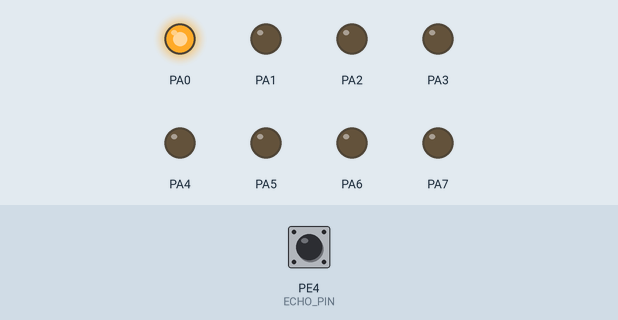
The program below on a simulated ATmega128, built with avr-gcc and emulated at 16 MHz. Shown: output pins drawn as LEDs (lit = HIGH). The test bench sets the inputs (shaded band); at power-on: PE4 (ECHO_PIN) LOW. Pins used as bus, display or sensor lines are not drawn; what the program prints to the serial monitor is not drawn.

Above: at 1.2 s.
1.3 s: PE4 (ECHO_PIN) pulsed HIGH 2 times (0.12 s each, 0.3 s apart)
Timing chart, 0 to 4.3 s (numbered marks = the images above; inputs shaded):
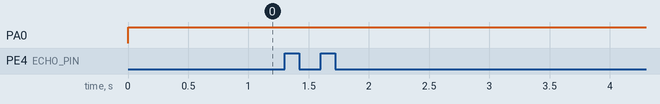

Measured:
- after the input at 1.3 s, every drawn part: stays the same

The program:

main.c
```c
/*
 * 05.ULTRASONIC_MY.c
 *
 * Created: 2026-06-17 오후 3:41:55
 * Author : kccistc
 */
#define F_CPU 16000000UL //이걸 먼저해야함
#include <avr/io.h> //포트,디디알 등등
#include <util/delay.h>
#include <avr/interrupt.h> //sei 등 함수
#include <stdio.h>

extern int led_main(void);
extern void init_uart0(void);
extern void UART0_transmit(uint8_t data);
extern void pc_command_processing(void);
extern void init_ultrasonic(void);
extern void ultrasonic_processing(void);
extern void led_distance(void);

FILE OUTPUT = FDEV_SETUP_STREAM(UART0_transmit, NULL, _FDEV_SETUP_WRITE);

volatile uint32_t msec_count=0;
volatile int ultrasonic_check_time=0;
/*
ISR(Interrupt Service Routine) : 인터럽트 처리 함수 ISR로 시작
TIMER_OVR_VECT : Timer 0 OVERflow INT가 발생이 되면 이곳으로 진입 함
250개의 펄스를 count하면 이곳으로 자동 진입한다.
ISR은 가능한 짧게 작성 한다.
*/
ISR(TIMER0_OVF_vect)
{
	TCNT0 = 6; //TCNT0 6~256 : 250개 펄스 count하기 위해
	msec_count++; //1ms count
	ultrasonic_check_time++;
}

int main(void)
{
	init_led();
	init_timer0();
	init_uart0();
	init_ultrasonic();

	stdout = &OUTPUT; //printf가 동작 할 수 있도록 stdout을 설정.
	sei();

	//led_main();
    while (1)
    {
		//pc_command_processing();
		ultrasonic_processing();
		led_distance();
    }
}

/*
1.타이머 0을 초기화 한다.
  AVR에서 8bit timer 0/2 중에서 0번을 초기화한다.
  임데이드 쪽에서 가장 신경을 써야 할 부분이 초기화 하는 것이다.
  초기화가 잘못 되면 이후가 다 꼬인다.
2. 8비트 가지고 1ms를 측정하는 타이머/카운터를 만들고자 한다.
2-1 분주비 설정(64분주)
    16000000hz/64 ==> 250,000hz
2-2 1주기가 잡아 먹는 시간 계산
    T=1/f= 1/250,000 ==> 0.000004 sec (4us) ==> 0.004ms
2-3 8비트 가지고 카운트 하는 시간을 계산(8비트 타이머 OV(OVerflow))
    0.004ms x 256개 ==> 0.001024 sec (1.024ms)
	o.oo4ms x 250개 ==> 0.001sec(1ms)
*/
void init_timer0(void)
{
   TCNT0 = 6; //TCNT 6~256 : 250개 펄스를 카운트하기 위해. (타이머카운터 0번)
   TCCR0 &= ~(1 << CS02 | 1 << CS01 | 1 << CS00); //0분주 기존 분주비 비트(CS02,CS01,CS00을 0으로 청소) 타이머 카운터 컨트롤 레지스터 -> 분주비 설정
   TCCR0 |= 1 << CS02 | 0 << CS01 | 0 << CS00; //64분주
   TIMSK |= 1 << TOIE0; //타이머 인터럽트 마스크 레지스터 (켤지/끌지 결정하는 스위치 보드)
   //sei(); // 전역(대문) 인터럽트 허용
}
```

button.c
```c
/*
 * button.c
 *
 * Created: 2026-06-10 오후 1:25:20
 *  Author: user
 */

#include "button.h"

void init_button(void);
int get_button(int button_num, int button_pin);

// 버튼 초기화 방향설정(입력)
void init_button(void)
{
	BUTTON_DDR &= ~(1 << BUTTON0PIN | 1 << BUTTON1PIN | 1 << BUTTON2PIN | 1 << BUTTON3PIN);
	// BUTTON_DDR &= 0xf0;
	// BUTTON_DDR &= 0x0f
}

// 예) BUTTON0 3
//    button을 눌렀다 떼면 : 1을 리턴
//          이 idle 상태 : 0을 리턴

int get_button(int button_num, int button_pin)
{
	static unsigned char button_status[BUTTON_NUMBER] =
	{
		BUTTON_RELEASE,BUTTON_RELEASE,BUTTON_RELEASE,BUTTON_RELEASE
	};
	// static 지역변수에 static을 선언하면 함수를 빠져나와 다시 들어가도 이전값유지
	int current_state;

	// 1. button을 읽는다.
	current_state = BUTTON_PIN & (1 << button_pin);
	// 2. 버튼 상태 check
	if (current_state  && button_status[button_num] == BUTTON_RELEASE)  // 버튼이 처음 눌려진 상태
	{
		_delay_ms(15);  // noise가 지나가기를 기다린다.
		button_status[button_num] =BUTTON_PRESS;
		return 0;     // 아직은 완전히 눌렀다 뗀 상태가 아니다.
	}
	else if (button_status[button_num] == BUTTON_PRESS && current_state == BUTTON_RELEASE)
	{  // 버튼이 이전에 눌려진 상태였으며 지금은 떼어진 상태
		_delay_ms(15);  // noise가 지나가기를 기다린다.
		button_status[button_num] = BUTTON_RELEASE;   // 다음 버튼을 체크 하기 위하여 초기화
		return 1;   // 완전히 1번 눌렀다 뗀 상태로 인정 한다.
	}

	return 0;   // 버튼이 open 상태 이다.
}
```

button.h
```c
/*
 * button.h
 *
 * Created: 2026-06-10 오전 11:45:01
 *  Author: user
 */

#define F_CPU 16000000UL  //16MHz
#include <avr/io.h>  // PORTA PORTB PORTD... IO관련 reg가 들어 있다.
#include <util/delay.h>  // _delay_ms _delay_us 등

#define  BUTTON_DDR  DDRD
#define  BUTTON_PIN  PIND   // PORTD를 읽는 register 5v:1  0v:0

#define  BUTTON0PIN 3    // PORTD.4
#define  BUTTON1PIN 4    // PORTD.5
#define  BUTTON2PIN 5    // PORTD.6
#define  BUTTON3PIN 6    // PORTD.7

#define  BUTTON0   0   // PORTD.3의 가상 index (sw번호)
#define  BUTTON1   1   // PORTD.4의 가상 index (sw번호)
#define  BUTTON2   2   // PORTD.5의 가상 index (sw번호)
#define  BUTTON3   3   // PORTD.6의 가상 index (sw번호)
#define  BUTTON_NUMBER  4   // 버튼 갯수

#define  BUTTON_PRESS  1      // 버튼을 누르면 high (active-high)
#define  BUTTON_RELEASE 0     // 버튼을 뗀 상태 (low)
```

led.c
```c
/*
 * led.c
 *
 * Created: 2026-06-10 오후 3:10:22
 *  Author: user
 */

#include "led.h"
void init_led(void);
void led_all_on(void);
void led_all_off(void);
void led_shift_left_on(void);
void led_shift_right_on(void);
void led_shift_left_keep_on(void);
void led_shift_right_keep_on(void);
void led_flower_on(void);
void led_flower_off(void);
void led_distance(void);

extern volatile uint32_t msec_count; //volatile 최적화 방지
extern volatile int ultrasonic_distance;
#define FUNC_SU 6

int func_state=0;

void  (*fp[]) ()=
{
	led_shift_left_on, //func_state=0
	led_shift_right_on, //1
	led_shift_left_keep_on, //2
	led_shift_right_keep_on, //3
	led_flower_on, //4
	led_flower_off, //func_state=5
};

int led_main(void)
{
	uint8_t led_toggle=0;

	init_led();
	led_all_off();

	while(1)
	{
#if 1
            fp[func_state] ();
#else
			if(msec_count >= 500) //500ms if(msec_count == 500) 쓰는 것보다 좋다?
		{
			msec_count=0;
			led_toggle=!led_toggle;
			if(led_toggle)
			led_all_on();
			else led_all_off();
		}
#endif
         //led_shift_left_on();
		//led_shift_right_on();
	}
}

void init_led(void)
{
	DDRA=0xff;  // PORTA 를 출력 모드로 설정
	PORTA=0x00;  // PORTA에 물려있는 led를 all off
}

void led_all_on(void)
{
	PORTA=0xff;
}

void led_all_off(void)
{
	PORTA=0x00;
}

void led_flower_on(void)
{
	static int i=0;

	if(msec_count >=100)
	{
		msec_count =0;
		if(i==0) PORTA=0b00000000;
		PORTA |=(0b00010000)<<i|(0b00001000)>>i;
		i=(i+1)%4;
		//if(i==0) func_state=(func_state+1)% FUNC_SU;
	}

}

void led_flower_off(void)
{
	static int i=0;

	if(msec_count >=100)
	{
		msec_count =0;
		if(i==0) PORTA=0xff;
		PORTA &=~((0b10000000>>i)|(0b00000001<<i));
		i = (i + 1) % 4;
		//if(i==0) func_state=(func_state+1)% FUNC_SU;
	}

}

void led_shift_left_keep_on(void)
{
	static int i=0;

	if(msec_count >= 100)
	{
		msec_count=0;
		if(i==0) PORTA=0b00000000;
		PORTA |=1<<i;

		i= (i+1) % 8;

		//if( (i=(i+1)%8)==0) //다음 인덱스 값을 계산
		//{
			//func_state=(func_state+1)%FUNC_SU; //다음 실행할 func으로 jump
		//}
	}
}

void led_shift_right_keep_on(void)
{
	static int i=0;

	if(msec_count >= 100)
	{
		msec_count=0;
		if(i==0) PORTA=0b00000000;
		PORTA |=0x80>>i;
		i= (i+1) % 8;

		//if( (i=(i+1)%8)==0) //다음 인덱스 값을 계산
		//{
			//func_state=(func_state+1)%FUNC_SU; //다음 실행할 func으로 jump
		//}
	}
}
void led_shift_left_on(void)
{
#if 1
		static int i=0;

		if(msec_count >= 100)
		{
			msec_count=0;
			*(unsigned char *) 0x3B = 1 << i;
			i= (i+1) % 8;
			//_delay_ms(30);
			//if( (i=(i+1)%8) ==0 ) //다음 인덱스 값을 계산
			//{
				//func_state=(func_state+1)%FUNC_SU; //다음 실행할 func으로 jump
			//}
		}

#endif

}

void led_shift_right_on(void)
{
	static int i=0;

		if(msec_count >= 100)
		{
			msec_count=0;
			*(unsigned char *) 0x3B =0x80 >> i;
			i= (i+1) % 8;
			//if( (i=(i+1)%8)==0) //다음 인덱스 값을 계산 --> processing? 에서 계산해줘서
			//{
				//func_state=(func_state+1)%FUNC_SU; //다음 실행할 func으로 jump
			//}
		}

}

void led_distance(void) // 거리 측정에 따른 LED 제어
{
	int i = ultrasonic_distance / 58;

	if (i <= 2)
	{
		PORTA = 0b00000001; // 2cm 이하
	}
	else if (i <= 3)
	{
		PORTA = 0b00000011; // 3cm 이하
	}
	else if (i <= 4)
	{
		PORTA = 0b00000111; // 4cm 이하
	}
	else if (i <= 5)
	{
		PORTA = 0b00001111; // 5cm 이하
	}
	else if (i <= 6)
	{
		PORTA = 0b00011111; // 6cm 이하
	}
	else if (i <= 7)
	{
		PORTA = 0b00111111; // 7cm 이하
	}
	else if (i <= 10)
	{
		PORTA = 0b01111111; // 10cm 이하
	}
	else
	{
		PORTA = 0b11111111; // 10cm
	}
}
```

led.h
```c
/*
 * led.h
 *
 * Created: 2026-06-10 오후 3:09:22
 *  Author: user
 */


#ifndef LED_H_
#define LED_H_
#define F_CPU 16000000UL  // 16MHz
#include <avr/io.h>  // PORTA PORTB PORTD... IO관련 reg가 들어 있다.
#include <util/delay.h>  // _delay_ms _delay_us 등

#endif /* LED_H_ */
```

uart0.c
```c
/*
 * uart0.c
 *
 * Created: 2026-06-16 오전 9:57:41
 *  Author: kccistc
 */
#include "uart0.h"

extern int func_state;
extern void  (*fp[])(void);

/*
1.전송 속도: 9600bps
2.스타트, 스탑 비트 설정
3. RX(수신) : 인터럽트로 설정
4.
*/
void init_uart0(void);
void UART0_transmit(uint8_t data);
void pc_command_processing(void);

//p278 표 12-3
//pc로 부터 1바이트가 들어오면 자동적으로 이곳으로 진입 한다.
//예) led all on\n 이면 11번 들어온다
ISR(USART0_RX_vect)
{
	volatile uint8_t data;
	volatile static int i=0;

	data = UDR0; //UDR0의 내용이 data에 복사된 후 UDR0의 내용은 빈 상태로...

	if(data == '\n' || data == '\r')
	{

		if(((rear + 1) % QUEUE_SIZE) == front)
		{
			return; // 큐 full 상태
		}
		rx_buff[rear][i] = '\0'; // 문장의 끝에 NULL 집어넣기
		i = 0;                  //다음 string값을 저장 하기 위하여 i를 0으로 만든다.
		rear = (rear + 1) % QUEUE_SIZE;
	}
	else
	{

		if(((rear + 1) % QUEUE_SIZE) == front)
		{
			return; // 큐 full 상태
		}
		rx_buff[rear][i++] = data;
	}
}

void init_uart0(void)
{
	//1.전송속도: 9600bps
	UBRR0H= 0x00; //Uart Baud Rate 레지스터 0번 high바이트
	UBRR0L = 207; //9600bps 표 9-9
	UCSR0A |= 1 << U2X0; //2배속 설정(sampling 8)
	//UART0를 송신, 수신이 다 가능하고 RX 인터럽트가 가능하도록 설정 한다.
	UCSR0B |= 1 << RXEN0 | 1 << TXEN0 | 1 << RXCIE0;
}

//UART0 로 1바이트를 전송 하는 함수
void UART0_transmit(uint8_t data)
{
	while(!(UCSR0A & 1 << UDRE0)) //데이터가 송신중이면 송신이 끝날 때까지 기다림
	; //No operation
	UDR0 = data; //HW 전송 레지스터에 data를 송신한다.
}

void pc_command_processing(void)
{
	if (front != rear) //data가 rx_buff에 존재하는지 check
	{
		printf("%s", rx_buff[front]); //printf("%s", rx_buff[front][0]) 같은 의미
		if (strncmp((char *)rx_buff[front],"led_shift_left_on", strlen("led_shift_left_on"))==0)
		{
			func_state=0;
		}
		else if (strncmp((char *)rx_buff[front],"led_shift_right_on", strlen("led_shift_right_on"))==0)
		{
			func_state=1;
		}
		else if (strncmp((char *)rx_buff[front],"led_shift_left_keep_on", strlen("led_shift_left_keep_on"))==0)
		{
			func_state=2;
		}
		else if(strncmp((char *)rx_buff[front],"led_shift_right_keep_on",strlen("led_shift_right_keep_on"))==0)
		{
			func_state=3;
		}
		else if(strncmp((char *)rx_buff[front],"led_flower_on",strlen("led_flower_on"))==0)
		{
			func_state=4;
		}
		else if(strncmp((char *)rx_buff[front],"led_flower_off",strlen("led_flower_off"))==0)
		{
			func_state=5;
		}
		front = (front+1)%QUEUE_SIZE;
	}
	fp[func_state]();
}
```

uart0.h
```c
/*
 * uart0.h
 *
 * Created: 2026-06-16 오전 9:58:08
 *  Author: kccistc
 */

#define F_CPU 16000000UL  // 16MHz
#include <avr/io.h>  // PORTA PORTB PORTD... IO관련 reg가 들어 있다.
#include <util/delay.h>  // _delay_ms _delay_us 등
#include <avr/interrupt.h>
#include <string.h>

#define QUEUE_SIZE 10
#define QUEUE_LENGTH 80
volatile rear=0; // interrupt에서 queue에 data를 저장하는 위치값
volatile int front=0; // pc_command_processing에서 가져가는 위치값
volatile unsigned char rx_buff[QUEUE_SIZE][QUEUE_LENGTH];
```

ultrasonic.c
```c
/*
 * ultrasonic.c
 *
 * Created: 2026-06-17 오후 1:33:03
 *  Author: kccistc
 */

#include "ultrasonic.h"

extern volatile int ultrasonic_check_time;

volatile int ultrasonic_distance=0;
volatile char scm[50];
volatile int ultrasonic_flag = 0; //하강엣지 체크

void init_ultrasonic(void);
void make_trigger(void);
void ultrasonic_processing(void);


//p278 표 12-3
//INT4 : PE4 외부 INT4 초음파 센서 상승/하강 엣지 둘다 이곳으로 들어온다.
//결국 상승엣지 때 1번 들어오고 하강엣지 때 1번씩 들어 온다.
//0x000A

ISR(INT4_vect)
{
	// 상승엣지
	if (ECHO_PORT & (1<<ECHO_PIN))
	{
		TCNT1 = 0;
	}
	else //하강엣지
	{
		// TCNT1 : Timer Counter 1
		// 예) TCNT1이 10이 들어있다고 가정,
		// 15.625 KHz의 1주기: 64us
		// 0.000064sec *10개 ==> 0.00064us(640us)
		// 640us / 58(1cm 이동하는데 소요시간) : 11cm
		// 1sec = 1000000us

		ultrasonic_distance=TCNT1 * 1000000.0 * 1024 / F_CPU;
		//---- 소요 시간을 cm로 환산
		sprintf(scm, "dis: %dcm\n",ultrasonic_distance/58); //cm로 환산.
		ultrasonic_flag=1; //하강엣지 끝남

	}
}

void init_ultrasonic(void)
{
	TRIG_DDR |= 1<<TRIG_PIN; //output 모드로 설정
	ECHO_DDR &= ~( 1<<ECHO_PIN ); //input 모드로 설정

	//p289 표 12-6 p288 그림12-8 참조
	// 0 1: 상승 엣지 하강엣지 둘 다 INT를 띄우도록 요청 한다.
	EICRB |= 0 << ISC41 | 1 << ISC40;

	//16비트 타이머/카운터 1번을 사용 하기로 하자
	//타이머 int를 사용하지 않는다
	// 16비트 타이머1 16비트로 표시할 수 있는 최댓값 65535(max): 0xffff
	//16MHz/1024 분주 : 16000000Hz/1024 --> 15625Hz --> 15.625 KHz
	// 1주기(1개의 필수 소요시간) : T=1/f 1/15625 --> 0.000064sec ==> 64us
	// 분주비 1024설정 p318 표14-1
	TCCR1B |= 1<<CS12 | 1<<CS10; //1024 분주

	//---- EINT4 설정 -------
	//p287 그림 12-6
	EIMSK |= 1<< INT4; //외부 INT4(ECHO핀)
}

void make_trigger(void)
{
	TRIG_PORT &= ~(1 << TRIG_PIN); //일단 low로 만든다.
	_delay_ms(1);
	TRIG_PORT |= (1 << TRIG_PIN); //high로 만든다.
	_delay_us(15); //규격에는 10us인데 reduancy로 15us
	TRIG_PORT &= ~(1 << TRIG_PIN); //low로 만든다.
}

void ultrasonic_processing(void)
{
	if(ultrasonic_flag ==1) //하강 엣지가 끝났다면
	{
		ultrasonic_flag = 0; //초기화
		printf("%s", scm);
		make_trigger();

	}
	/*if (ultrasonic_check_time >= 1000) //1초
	{
		ultrasonic_check_time=0;
		printf("%s", scm);
		make_trigger();
	}*/

}
```

ultrasonic.h
```c
/*
 * ultrasonic.h
 *
 * Created: 2026-06-17 오후 1:32:44
 *  Author: kccistc
 */

#define F_CPU 16000000UL //이걸 먼저해야함
#include <avr/io.h> //포트,디디알 등등
#include <util/delay.h>
#include <avr/interrupt.h> //sei 등 함수

#define TRIG_DDR DDRG
#define TRIG_PORT PORTG
#define TRIG_PIN  4

#define ECHO_DDR DDRE
#define ECHO_PORT PINE //External 인터럽트 4번
#define ECHO_PIN 4
```
